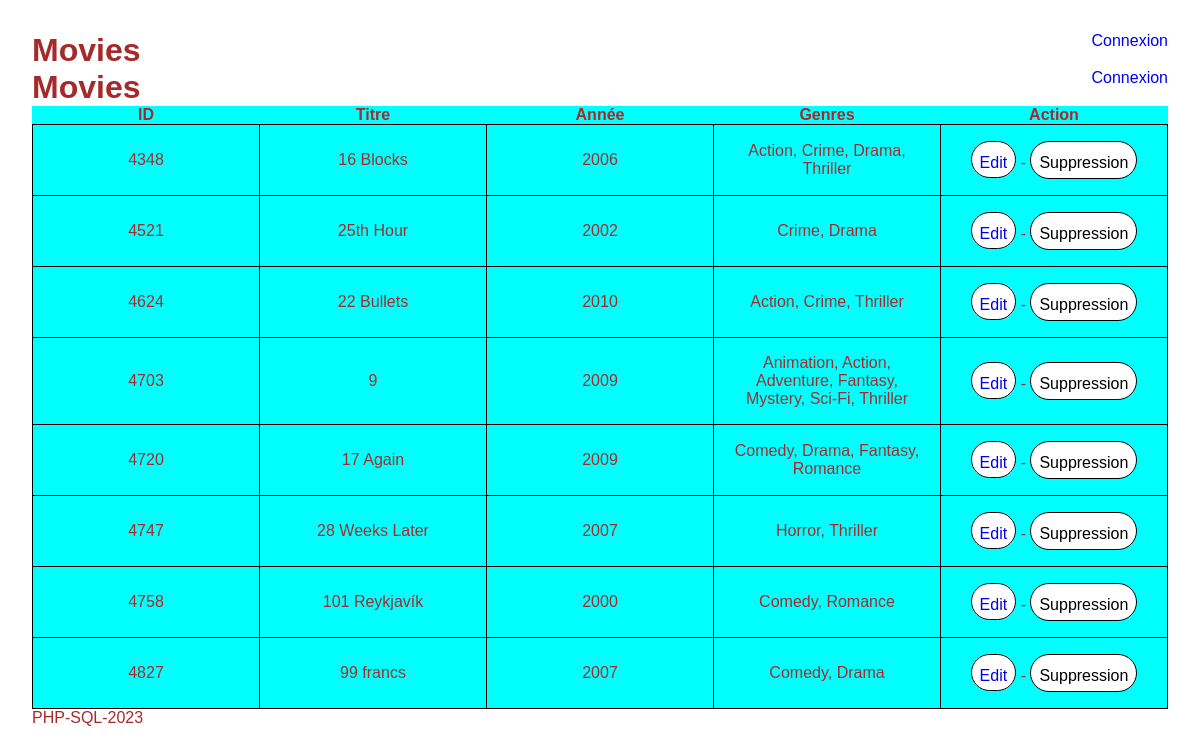
Page /dashboard.php on the committed database.
### tables this page shows
CREATE TABLE IF NOT EXISTS `movies_full` (
  `id` int NOT NULL AUTO_INCREMENT,
  `slug` varchar(255) NOT NULL,
  `title` text NOT NULL,
  `year` int NOT NULL,
  `genres` varchar(255) DEFAULT NULL,
  `plot` text,
  `directors` varchar(255) DEFAULT NULL,
  `cast` varchar(255) DEFAULT NULL,
  `writers` varchar(255) DEFAULT NULL,
  `runtime` int DEFAULT NULL,
  `mpaa` varchar(25) DEFAULT NULL,
  `rating` smallint NOT NULL,
  `popularity` int DEFAULT NULL,
  `modified` datetime NOT NULL,
  `created` datetime DEFAULT NULL,
  `poster_flag` tinyint(1) NOT NULL DEFAULT '0',
  PRIMARY KEY (`id`)
);

### inc/fonctions.php (called while the page is built, shortened)
<?php
function getMovieLimit($valeur)
{
    global $conn;
    $sqlRequest = "SELECT * FROM movies_full WHERE title LIMIT :limite";
    $resultat = $conn->prepare($sqlRequest);
    $resultat->bindValue(':limite', $valeur, PDO::PARAM_INT);
    $resultat->execute();
    return $resultat->fetchAll();
}
?>

### dashboard.php (the view, shortened to what this page needs)
<?php
require './inc/fonctions.php';
require './partials/header.php';
?>
<?php include './partials/header.php'; ?>
<div class="dashboard">
    <table>
        <thead>
            <tr>
                <th>ID</th>
                <th>Titre</th>
                <th>Année</th>
                <th>Genres</th>
                <th>Action</th>
            </tr>
        </thead>
        <tbody>
            <?php
            foreach (getMovieLimit(8) as $key => $value) {
            ?>
                <tr>
                    <td><?= $value['id'] ?></td>
                    <td><?= $value['title'] ?></td>
                    <td><?= $value['year'] ?></td>
                    <td><?= $value['genres'] ?></td>
                    <td> <a href="./edit.php?id=<?= $value['id'] ?>" class="btn">Edit</a> - <a href=""><button class="btn">Suppression</button></a></td>
                </tr>
            <?php } ?>
        </tbody>
    </table>
</div>
<?php
require './partials/footer.php';

### assets/css/view.css (style rules this page uses)
:root { --btn-font-size: 1rem; }
* { box-sizing: border-box; margin: 0; padding: 0; }
body { font-family: sans-serif; color: brown; padding: 2rem; }
a { text-decoration: none; }
#table, .dashboard { background-color: aqua; }
.dashboard { width: 100%; }
.dashboard table { border-collapse: collapse; }
.dashboard td { width: 20%; text-align: center; padding: 1rem; border: 1px solid black; }
.btn { padding-top: 0.75rem; padding-bottom: 0.375rem; padding-right: .5rem; padding-left: .5rem; font-size: var(--btn-font-size); font-weight: 400; background-color: white; border-radius: 20px; border: 1px solid black; cursor: pointer; }

### rows in the picture
movies_full: id "4348", title "16 Blocks", year "2006", genres "Action, Crime, Drama, Thriller"
movies_full: id "4521", title "25th Hour", year "2002", genres "Crime, Drama"
movies_full: id "4624", title "22 Bullets", year "2010", genres "Action, Crime, Thriller"
movies_full: id "4703", title "9", year "2009", genres "Animation, Action, Adventure, Fantasy, Mystery, Sci-Fi, Thriller"
movies_full: id "4720", title "17 Again", year "2009", genres "Comedy, Drama, Fantasy, Romance"
movies_full: id "4747", title "28 Weeks Later", year "2007", genres "Horror, Thriller"
movies_full: id "4758", title "101 Reykjavík", year "2000", genres "Comedy, Romance"
movies_full: id "4827", title "99 francs", year "2007", genres "Comedy, Drama"
